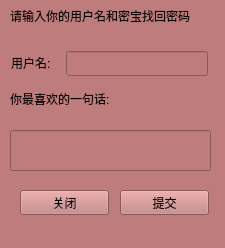
<?xml version="1.0" encoding="UTF-8"?>
<ui version="4.0">
 <class>mibao</class>
 <widget class="QWidget" name="mibao">
  <property name="geometry">
   <rect>
    <x>0</x>
    <y>0</y>
    <width>225</width>
    <height>248</height>
   </rect>
  </property>
  <property name="windowTitle">
   <string>Form</string>
  </property>
  <property name="styleSheet">
   <string notr="true">background-color: rgb(191, 124, 124);</string>
  </property>
  <widget class="QLabel" name="label">
   <property name="geometry">
    <rect>
     <x>11</x>
     <y>51</y>
     <width>49</width>
     <height>23</height>
    </rect>
   </property>
   <property name="text">
    <string>用户名:</string>
   </property>
  </widget>
  <widget class="QLabel" name="label_2">
   <property name="geometry">
    <rect>
     <x>10</x>
     <y>90</y>
     <width>191</width>
     <height>17</height>
    </rect>
   </property>
   <property name="text">
    <string>你最喜欢的一句话:</string>
   </property>
  </widget>
  <widget class="QLineEdit" name="namelineEdit">
   <property name="geometry">
    <rect>
     <x>66</x>
     <y>51</y>
     <width>142</width>
     <height>25</height>
    </rect>
   </property>
  </widget>
  <widget class="QLineEdit" name="mibaolineEdit">
   <property name="geometry">
    <rect>
     <x>10</x>
     <y>130</y>
     <width>201</width>
     <height>41</height>
    </rect>
   </property>
  </widget>
  <widget class="QPushButton" name="pushButton">
   <property name="geometry">
    <rect>
     <x>120</x>
     <y>190</y>
     <width>89</width>
     <height>25</height>
    </rect>
   </property>
   <property name="text">
    <string>提交</string>
   </property>
  </widget>
  <widget class="QLabel" name="label_3">
   <property name="geometry">
    <rect>
     <x>10</x>
     <y>0</y>
     <width>211</width>
     <height>31</height>
    </rect>
   </property>
   <property name="text">
    <string>请输入你的用户名和密宝找回密码</string>
   </property>
  </widget>
  <widget class="QPushButton" name="pushButton_2">
   <property name="geometry">
    <rect>
     <x>20</x>
     <y>190</y>
     <width>89</width>
     <height>25</height>
    </rect>
   </property>
   <property name="text">
    <string>关闭</string>
   </property>
  </widget>
 </widget>
 <resources/>
 <connections/>
</ui>
